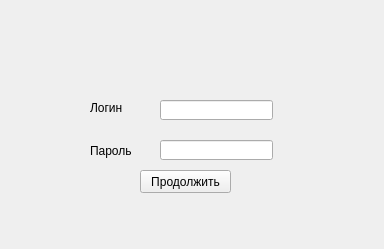
<?xml version="1.0" encoding="UTF-8"?>
<ui version="4.0">
 <class>Form</class>
 <widget class="QWidget" name="Form">
  <property name="geometry">
   <rect>
    <x>0</x>
    <y>0</y>
    <width>384</width>
    <height>249</height>
   </rect>
  </property>
  <property name="windowTitle">
   <string>Form</string>
  </property>
  <widget class="QLabel" name="label">
   <property name="geometry">
    <rect>
     <x>90</x>
     <y>100</y>
     <width>47</width>
     <height>16</height>
    </rect>
   </property>
   <property name="text">
    <string>Логин</string>
   </property>
  </widget>
  <widget class="QLabel" name="label_2">
   <property name="geometry">
    <rect>
     <x>90</x>
     <y>140</y>
     <width>61</width>
     <height>21</height>
    </rect>
   </property>
   <property name="text">
    <string>Пароль</string>
   </property>
  </widget>
  <widget class="QLineEdit" name="lineEdit">
   <property name="geometry">
    <rect>
     <x>160</x>
     <y>100</y>
     <width>113</width>
     <height>20</height>
    </rect>
   </property>
  </widget>
  <widget class="QLineEdit" name="lineEdit_2">
   <property name="geometry">
    <rect>
     <x>160</x>
     <y>140</y>
     <width>113</width>
     <height>20</height>
    </rect>
   </property>
  </widget>
  <widget class="QPushButton" name="pushButton">
   <property name="geometry">
    <rect>
     <x>140</x>
     <y>170</y>
     <width>91</width>
     <height>23</height>
    </rect>
   </property>
   <property name="text">
    <string>Продолжить</string>
   </property>
  </widget>
 </widget>
 <resources/>
 <connections/>
</ui>
